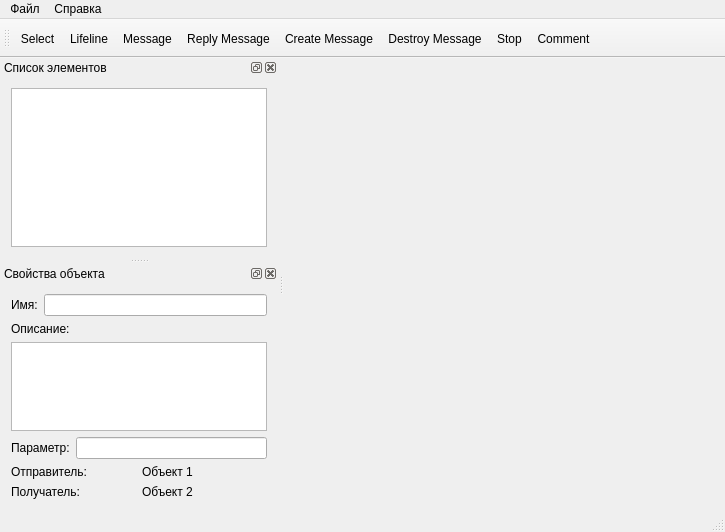
<?xml version="1.0" encoding="UTF-8"?>
<ui version="4.0">
 <class>SumleditorClass</class>
 <widget class="QMainWindow" name="SumleditorClass">
  <property name="geometry">
   <rect>
    <x>0</x>
    <y>0</y>
    <width>725</width>
    <height>532</height>
   </rect>
  </property>
  <property name="windowTitle">
   <string>Student UML Editor</string>
  </property>
  <widget class="QWidget" name="centralWidget">
   <layout class="QGridLayout" name="gridLayout_6">
    <item row="0" column="0">
     <layout class="QGridLayout" name="gridLayout"/>
    </item>
   </layout>
  </widget>
  <widget class="QMenuBar" name="menuBar">
   <property name="geometry">
    <rect>
     <x>0</x>
     <y>0</y>
     <width>725</width>
     <height>21</height>
    </rect>
   </property>
   <widget class="QMenu" name="menuFile">
    <property name="title">
     <string>Файл</string>
    </property>
    <addaction name="actionQuit"/>
   </widget>
   <widget class="QMenu" name="menuHelp">
    <property name="title">
     <string>Справка</string>
    </property>
    <addaction name="actionAboutQt"/>
   </widget>
   <addaction name="menuFile"/>
   <addaction name="menuHelp"/>
  </widget>
  <widget class="QToolBar" name="mainToolBar">
   <property name="minimumSize">
    <size>
     <width>30</width>
     <height>30</height>
    </size>
   </property>
   <property name="windowTitle">
    <string>Панель инструментов</string>
   </property>
   <attribute name="toolBarArea">
    <enum>TopToolBarArea</enum>
   </attribute>
   <attribute name="toolBarBreak">
    <bool>false</bool>
   </attribute>
   <addaction name="actSelect"/>
   <addaction name="actLifeline"/>
   <addaction name="actMessage"/>
   <addaction name="actReply"/>
   <addaction name="actCreate"/>
   <addaction name="actDestroy"/>
   <addaction name="actStop"/>
   <addaction name="actComment"/>
   <addaction name="actCancel"/>
  </widget>
  <widget class="QStatusBar" name="statusBar"/>
  <widget class="QDockWidget" name="upperDock">
   <property name="minimumSize">
    <size>
     <width>200</width>
     <height>200</height>
    </size>
   </property>
   <property name="statusTip">
    <string>Список элементов</string>
   </property>
   <property name="windowTitle">
    <string>Список элементов</string>
   </property>
   <attribute name="dockWidgetArea">
    <number>1</number>
   </attribute>
   <widget class="QWidget" name="dockWidgetContents">
    <layout class="QGridLayout" name="gridLayout_5">
     <item row="0" column="0">
      <widget class="QListWidget" name="objectsList">
       <property name="midLineWidth">
        <number>5</number>
       </property>
       <property name="editTriggers">
        <set>QAbstractItemView::NoEditTriggers</set>
       </property>
       <property name="alternatingRowColors">
        <bool>true</bool>
       </property>
       <property name="selectionRectVisible">
        <bool>true</bool>
       </property>
       <property name="currentRow">
        <number>-1</number>
       </property>
      </widget>
     </item>
    </layout>
   </widget>
  </widget>
  <widget class="QDockWidget" name="lowerDock">
   <property name="statusTip">
    <string>Свойства объекта</string>
   </property>
   <property name="windowTitle">
    <string>Свойства объекта</string>
   </property>
   <attribute name="dockWidgetArea">
    <number>1</number>
   </attribute>
   <widget class="QWidget" name="dockWidgetContents_2">
    <layout class="QGridLayout" name="gridLayout_2">
     <item row="0" column="0">
      <layout class="QHBoxLayout" name="horizontalLayout_4">
       <item>
        <widget class="QLabel" name="nameLabel">
         <property name="text">
          <string>Имя:</string>
         </property>
        </widget>
       </item>
       <item>
        <widget class="QLineEdit" name="nameEdit"/>
       </item>
      </layout>
     </item>
     <item row="1" column="0">
      <layout class="QVBoxLayout" name="verticalLayout">
       <item>
        <widget class="QLabel" name="descrLabel">
         <property name="text">
          <string>Описание:</string>
         </property>
        </widget>
       </item>
       <item>
        <widget class="QTextEdit" name="descrEdit"/>
       </item>
      </layout>
     </item>
     <item row="2" column="0">
      <layout class="QHBoxLayout" name="horizontalLayout_3">
       <item>
        <widget class="QLabel" name="paramLabel">
         <property name="text">
          <string>Параметр:</string>
         </property>
        </widget>
       </item>
       <item>
        <widget class="QLineEdit" name="paramEdit"/>
       </item>
      </layout>
     </item>
     <item row="3" column="0">
      <layout class="QHBoxLayout" name="horizontalLayout_2">
       <item>
        <widget class="QLabel" name="sourceLabel">
         <property name="text">
          <string>Отправитель:</string>
         </property>
        </widget>
       </item>
       <item>
        <widget class="QLabel" name="sourceEdit">
         <property name="text">
          <string>Объект 1</string>
         </property>
        </widget>
       </item>
      </layout>
     </item>
     <item row="4" column="0">
      <layout class="QHBoxLayout" name="horizontalLayout">
       <item>
        <widget class="QLabel" name="targetLabel">
         <property name="text">
          <string>Получатель:</string>
         </property>
        </widget>
       </item>
       <item>
        <widget class="QLabel" name="targetEdit">
         <property name="text">
          <string>Объект 2</string>
         </property>
        </widget>
       </item>
      </layout>
     </item>
    </layout>
   </widget>
  </widget>
  <action name="actionQuit">
   <property name="text">
    <string>Выход</string>
   </property>
  </action>
  <action name="actionAboutQt">
   <property name="text">
    <string>О Qt</string>
   </property>
  </action>
  <action name="actionQwe">
   <property name="text">
    <string>qwe</string>
   </property>
  </action>
  <action name="actLifeLine">
   <property name="text">
    <string>Линия жизни</string>
   </property>
  </action>
  <action name="actSelect">
   <property name="checkable">
    <bool>true</bool>
   </property>
   <property name="checked">
    <bool>false</bool>
   </property>
   <property name="icon">
    <iconset resource="sumleditor.qrc">
     <normaloff>:/sumleditor/resources/select.bmp</normaloff>:/sumleditor/resources/select.bmp</iconset>
   </property>
   <property name="text">
    <string>Select</string>
   </property>
  </action>
  <action name="actLifeline">
   <property name="checkable">
    <bool>false</bool>
   </property>
   <property name="icon">
    <iconset resource="sumleditor.qrc">
     <normaloff>:/sumleditor/resources/lifeline.bmp</normaloff>:/sumleditor/resources/lifeline.bmp</iconset>
   </property>
   <property name="text">
    <string>Lifeline</string>
   </property>
  </action>
  <action name="actMessage">
   <property name="checkable">
    <bool>false</bool>
   </property>
   <property name="icon">
    <iconset resource="sumleditor.qrc">
     <normaloff>:/sumleditor/resources/message.bmp</normaloff>:/sumleditor/resources/message.bmp</iconset>
   </property>
   <property name="text">
    <string>Message</string>
   </property>
  </action>
  <action name="actReply">
   <property name="checkable">
    <bool>false</bool>
   </property>
   <property name="icon">
    <iconset resource="sumleditor.qrc">
     <normaloff>:/sumleditor/resources/replymessage.bmp</normaloff>:/sumleditor/resources/replymessage.bmp</iconset>
   </property>
   <property name="text">
    <string>Reply Message</string>
   </property>
  </action>
  <action name="actCreate">
   <property name="checkable">
    <bool>false</bool>
   </property>
   <property name="icon">
    <iconset resource="sumleditor.qrc">
     <normaloff>:/sumleditor/resources/createmessage.bmp</normaloff>:/sumleditor/resources/createmessage.bmp</iconset>
   </property>
   <property name="text">
    <string>Create Message</string>
   </property>
  </action>
  <action name="actDestroy">
   <property name="checkable">
    <bool>false</bool>
   </property>
   <property name="icon">
    <iconset resource="sumleditor.qrc">
     <normaloff>:/sumleditor/resources/destroymessage.bmp</normaloff>:/sumleditor/resources/destroymessage.bmp</iconset>
   </property>
   <property name="text">
    <string>Destroy Message</string>
   </property>
  </action>
  <action name="actStop">
   <property name="checkable">
    <bool>false</bool>
   </property>
   <property name="icon">
    <iconset resource="sumleditor.qrc">
     <normaloff>:/sumleditor/resources/stop.bmp</normaloff>:/sumleditor/resources/stop.bmp</iconset>
   </property>
   <property name="text">
    <string>Stop</string>
   </property>
  </action>
  <action name="actComment">
   <property name="checkable">
    <bool>false</bool>
   </property>
   <property name="icon">
    <iconset resource="sumleditor.qrc">
     <normaloff>:/sumleditor/resources/comment.bmp</normaloff>:/sumleditor/resources/comment.bmp</iconset>
   </property>
   <property name="text">
    <string>Comment</string>
   </property>
  </action>
  <action name="actCancel">
   <property name="icon">
    <iconset resource="sumleditor.qrc">
     <normaloff>:/sumleditor/resources/cancel.bmp</normaloff>:/sumleditor/resources/cancel.bmp</iconset>
   </property>
   <property name="text">
    <string/>
   </property>
   <property name="toolTip">
    <string>Cancel action</string>
   </property>
   <property name="shortcut">
    <string>Esc</string>
   </property>
  </action>
 </widget>
 <layoutdefault spacing="6" margin="11"/>
 <resources>
  <include location="sumleditor.qrc"/>
 </resources>
 <connections/>
</ui>
